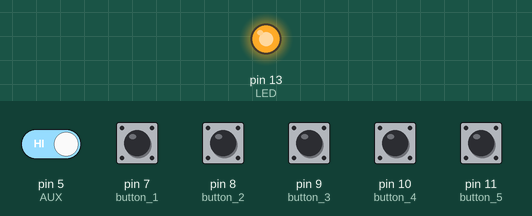
The sketch below on a simulated Arduino Uno, built with avr-gcc and run on an emulated ATmega328P. Shown: output pins drawn as LEDs (lit = HIGH). The inputs (shaded band) are chosen by the test bench; at power-on: pin 5 (AUX) HIGH, pin 7 (button_1), pin 8 (button_2), pin 9 (button_3), pin 10 (button_4), pin 11 (button_5) LOW. What the sketch prints to the serial monitor is not drawn.

Above: at 1.2 s.
1.3 s: pin 5 (AUX) driven LOW
3.0 s: pin 5 (AUX) driven HIGH
At 6.5 s:
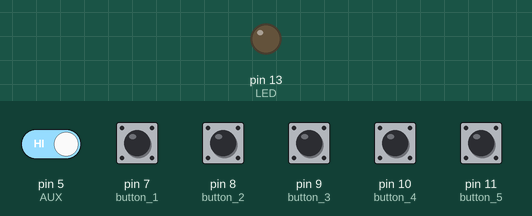
Timing chart, 0 to 14.1 s (numbered marks = the images above; inputs shaded):
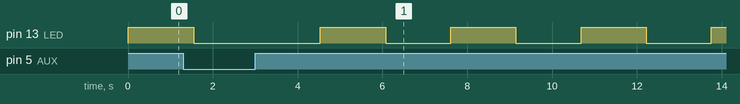

Measured:
- after the input at 3.0 s, pin 13 (LED): alternates HIGH for 1.5 s and LOW for 1.5 s, starting after 1.5 s

The sketch:

Lora_FinalSender.ino
```cpp
#include <SoftwareSerial.h>

#define LED 13
#define AUX 5
#define button_1 7
#define button_2 8
#define button_3 9
#define button_4 10
#define button_5 11

SoftwareSerial mySerial(2, 3); // RX, TX

const byte address[] = {0xEA,0x00,0x0D};
byte data[2] = {0x00,0x00};
byte bstate = 0;
byte bstate_1,bstate_2,bstate_3,bstate_4,bstate_5;

void waitAUX();
void sendData2Bytes (const byte* address, byte* data, int dataSize);
byte countOne(byte bstate);
void LedBlink();

void setup() {
  Serial.begin(9600);
  mySerial.begin(9600);
  pinMode(AUX,INPUT);
  pinMode(LED,OUTPUT);
  pinMode(button_1,INPUT);
  pinMode(button_2,INPUT);
  pinMode(button_3,INPUT);
  pinMode(button_4,INPUT);
  pinMode(button_5,INPUT);
  waitAUX();
  Serial.println("Start.");
}

void loop() {
  digitalWrite(LED,!digitalRead(LED)); //以 LED 交替亮滅代表持續發送數據
  // ----- 讀取五個乾接點訊號 -----
  bstate_1 = !digitalRead(button_1);
  bstate_2 = !digitalRead(button_2);
  bstate_3 = !digitalRead(button_3);
  bstate_4 = !digitalRead(button_4);
  bstate_5 = !digitalRead(button_5);
  // ----- 將訊號進行合併，以利傳送 -----
  Serial.print("Button state : 0b");
  bstate = (bstate_5<<4) | (bstate_4<<3) | (bstate_3<<2) | (bstate_2<<1) | (bstate_1<<0);
  Serial.println( bstate , BIN );
  data[0] = bstate; //將合併後的訊號塞進去第一個 byte

  data[1] = countOne(bstate); //計算出已觸發的乾接點個數

  sendData2Bytes(address,data, sizeof(data)/sizeof(data[0]) );

  delay(1500);
}

// ===== 等待 Lora 晶片不繁忙 =====
void waitAUX(){
  while(!digitalRead(AUX));
  delay(10);
}

// ===== sendData1Byte =====
void sendData2Bytes (const byte* address, byte* data, int dataSize){
  waitAUX();
  for(int i = 0; i < 3; i++){
    Serial.println(address[i]);
    mySerial.write(address[i]);
    delay(2);
  }
  for(int i = 0; i < dataSize; i++){
    Serial.println(data[i]);
    mySerial.write(data[i]);
    delay(2);
  }

  mySerial.flush();
  waitAUX();
}

// ===== countOne =====
byte countOne(byte bstate){
  byte count = 0;

  for (int i = 0; i<5 ; i++)
    count += ( (bstate >> i)&0x01 );

  return count;
}
// ===== LedBlink =====
void LedBlink(){
  digitalWrite(LED,HIGH);
  delay(100);
  digitalWrite(LED,LOW);
  delay(100);
  digitalWrite(LED,HIGH);
  delay(100);
  digitalWrite(LED,LOW);
  delay(100);
  digitalWrite(LED,HIGH);
  delay(100);
  digitalWrite(LED,LOW);
  delay(100);
  digitalWrite(LED,HIGH);
  delay(100);
  digitalWrite(LED,LOW);
  delay(100);
  digitalWrite(LED,HIGH);
  delay(100);
  digitalWrite(LED,LOW);
  delay(100);
}
```
